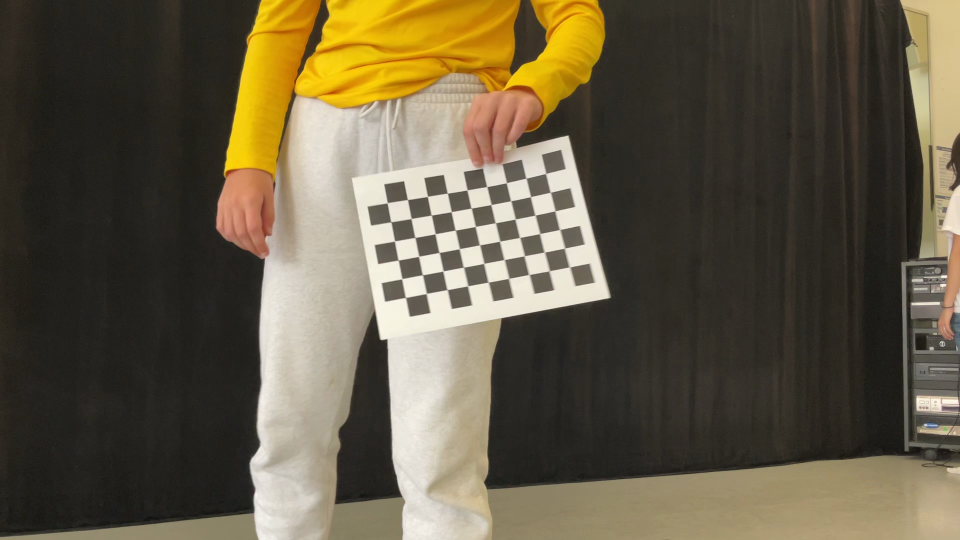
#> input picture reconstruction_frames/left_camera_calibration_frame_01400.png, 1920 x 1080 px, found by its file name (shown at 1/2 size); the run also reads 2 pictures not shown here
$ python depth_map_3cameras.py barre_tripod_frame_02130_skeletonized.png   (older library calls are emulated)
#> lines starting #> are read from the running program, lines starting #| are printed output that depends on the picture; after the words box and inside, x2 and y2 are one past the last pixel; in counts of white or black regions, pixels touching at a corner belong together
import cv2
import numpy as np
import os
import matplotlib.pyplot as plt
from mpl_toolkits.mplot3d import Axes3D


class MultiViewDepthReconstructor:
    def __init__(self):
        self.camera_matrices = {}  # Intrinsic parameters (K)
        self.distortion_coeffs = {}  # Distortion coefficients
        self.image_size = None
        self.stereo_pairs = {}  # Store stereo calibration results

    def calibrate_single_camera_from_images(self, calibration_image_paths, camera_name,
                                            chessboard_size=(9, 6), square_size=1.0):
        """
        Calibrate a single camera using checkerboard pattern from image files

        Args:
            calibration_image_paths: List of paths to calibration images (or single path)
            camera_name: Name identifier for the camera
            chessboard_size: Tuple (cols, rows) of inner corners
            square_size: Size of chessboard squares in real world units (e.g., mm)
        """
#> called with camera_name = 'left', chessboard_size = (9, 6), square_size = 1
        print(f"\n=== Calibrating {camera_name} ===")

        criteria = (cv2.TERM_CRITERIA_EPS + cv2.TERM_CRITERIA_MAX_ITER, 30, 0.001)

        # Prepare object points (3D points in real world space)
        objp = np.zeros((chessboard_size[0] * chessboard_size[1], 3), np.float32)
        objp[:, :2] = np.mgrid[0:chessboard_size[0], 0:chessboard_size[1]].T.reshape(-1, 2)
        objp *= square_size  # Scale by square size

        objpoints = []  # 3D points in real world space
        imgpoints = []  # 2D points in image plane

        # Handle both single image path and list of paths
        if isinstance(calibration_image_paths, str):
            calibration_image_paths = [calibration_image_paths]

        print(f"Processing {len(calibration_image_paths)} calibration image(s)...")
        for img_path in calibration_image_paths:
            frame = cv2.imread(img_path)
#> frame is the input picture: shape (1080, 1920, 3); mean B, G, R 69.2, 90, 99.7
            if frame is None:
                print(f"Warning: Could not read {img_path}, skipping...")
                continue

            gray = cv2.cvtColor(frame, cv2.COLOR_BGR2GRAY)
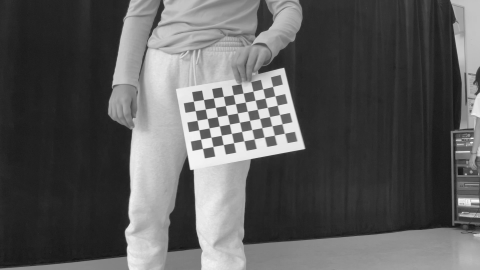
#> gray: shape (1080, 1920) (shown at 1/4 size); min 3, max 254, mean 90.6

            # Find chessboard corners
            ret_corners, corners = cv2.findChessboardCorners(gray, chessboard_size, None)
#> ret_corners = True; corners = 54 rows, first 8: [1139, 534.4], [1100.8, 541.3], [1056.3, 549.7], [1018, 557.5], [977, 565], [935.9, 572.3], [894.6, 579.7], [852.9, 587.6]

            if ret_corners:
                objpoints.append(objp.copy())
                # Refine corner positions
                corners2 = cv2.cornerSubPix(gray, corners, (11, 11), (-1, -1), criteria)
#> corners2 = 54 rows, first 8: [1139.4, 534.4], [1098.8, 542.1], [1058.3, 549.5], [1017.8, 557.2], [976.8, 564.7], [935.9, 572.2], [894.7, 579.8], [853.2, 587.5]
                imgpoints.append(corners2)

                # Draw corners
                cv2.drawChessboardCorners(frame, chessboard_size, corners2, ret_corners)
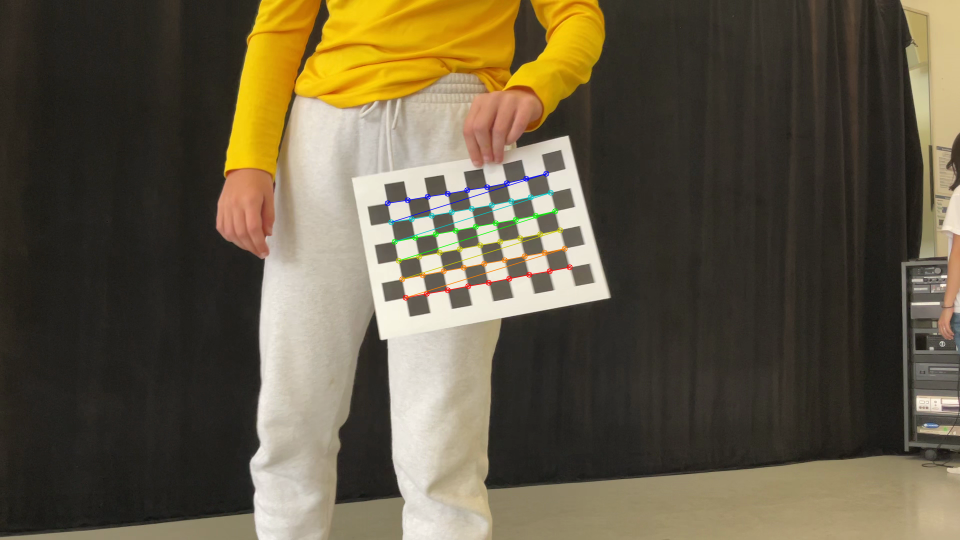
#> frame: shape (1080, 1920, 3) (shown at 1/2 size); 0.7% of pixels changed, all inside (x1, y1, x2, y2) = (769, 341, 1146, 602)
                print(f"✓ Found pattern in {os.path.basename(img_path)}")

                # Store image size from first successful detection
                if self.image_size is None:
                    self.image_size = gray.shape[::-1]
            else:
                print(f"✗ Could not find pattern in {os.path.basename(img_path)}")

        print(f"\nFound {len(objpoints)} valid calibration images")

        if len(objpoints) < 1:
            print(f"Error: Need at least 1 calibration image with detected pattern, found {len(objpoints)}")
            return False

        # Perform camera calibration
        print("Performing camera calibration...")
        ret, mtx, dist, rvecs, tvecs = cv2.calibrateCamera(
            objpoints, imgpoints, self.image_size, None, None
        )
#> ret = 0.557; mtx = [[2546.5, 0, 952.1], [0, 2988.8, 626.2], [0, 0, 1]]; dist = [[-2.44, 321.1, -0.0474, -0.00752, 0.441]]; rvecs = ([-0.109, 0.919, 2.8],); tvecs = ([4.51, -1.87, 61.25],)
#> (the rest of the program and of its run is left out)
